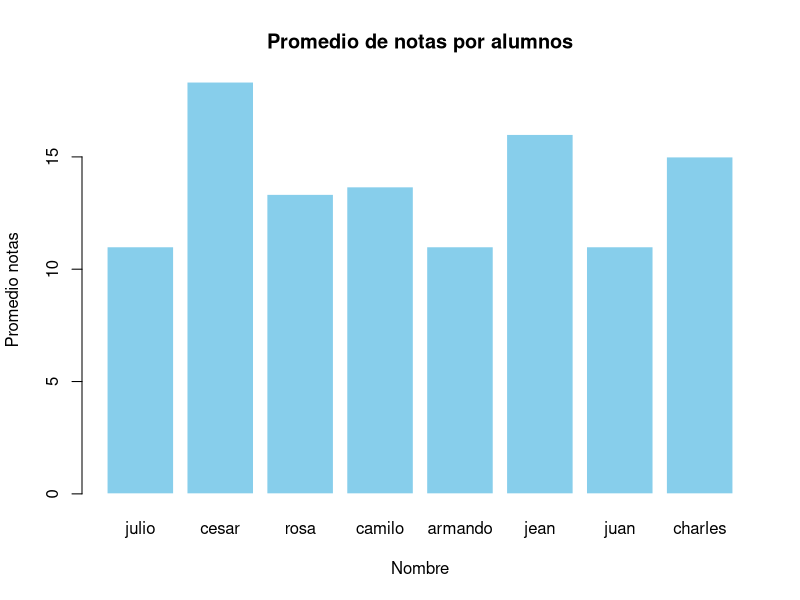

The R script that drew this image:
data=read.csv("notas_alumnos.csv")
data$promedio = (data$nota1+data$nota2+data$nota3)/3
print(data)
data$estado = ifelse(data$promedio > 17,"A",ifelse(data$promedio < 11 , "C", ifelse(data$promedio > 11 & data$promedio < 17, "B","B")))
print(data)
barplot(data$promedio,
        names.arg = data$alumno,
        col ="skyblue",
        main = "Promedio de notas por alumnos",
        xlab ="Nombre",
        ylab="Promedio notas",
        border="white")